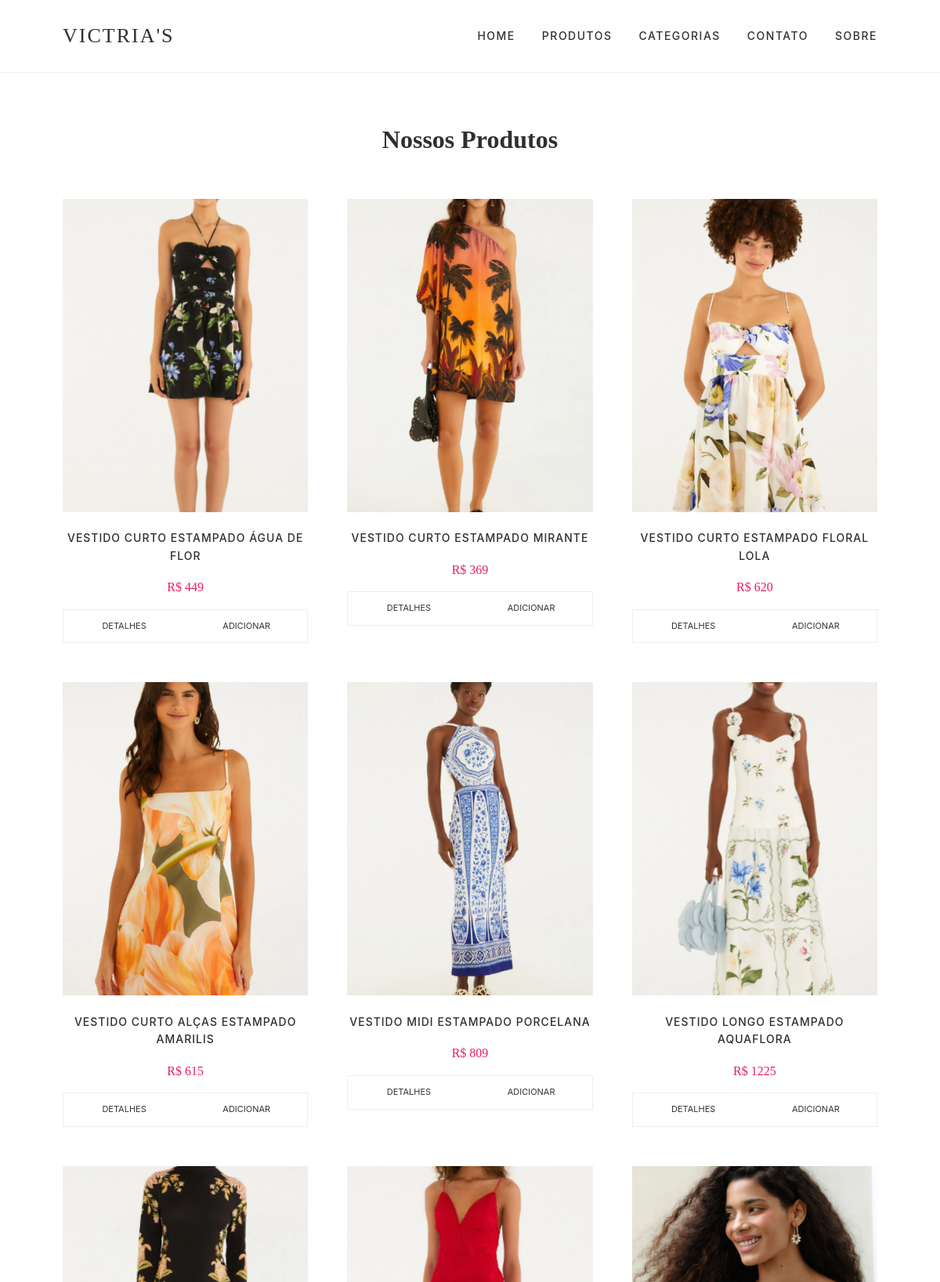
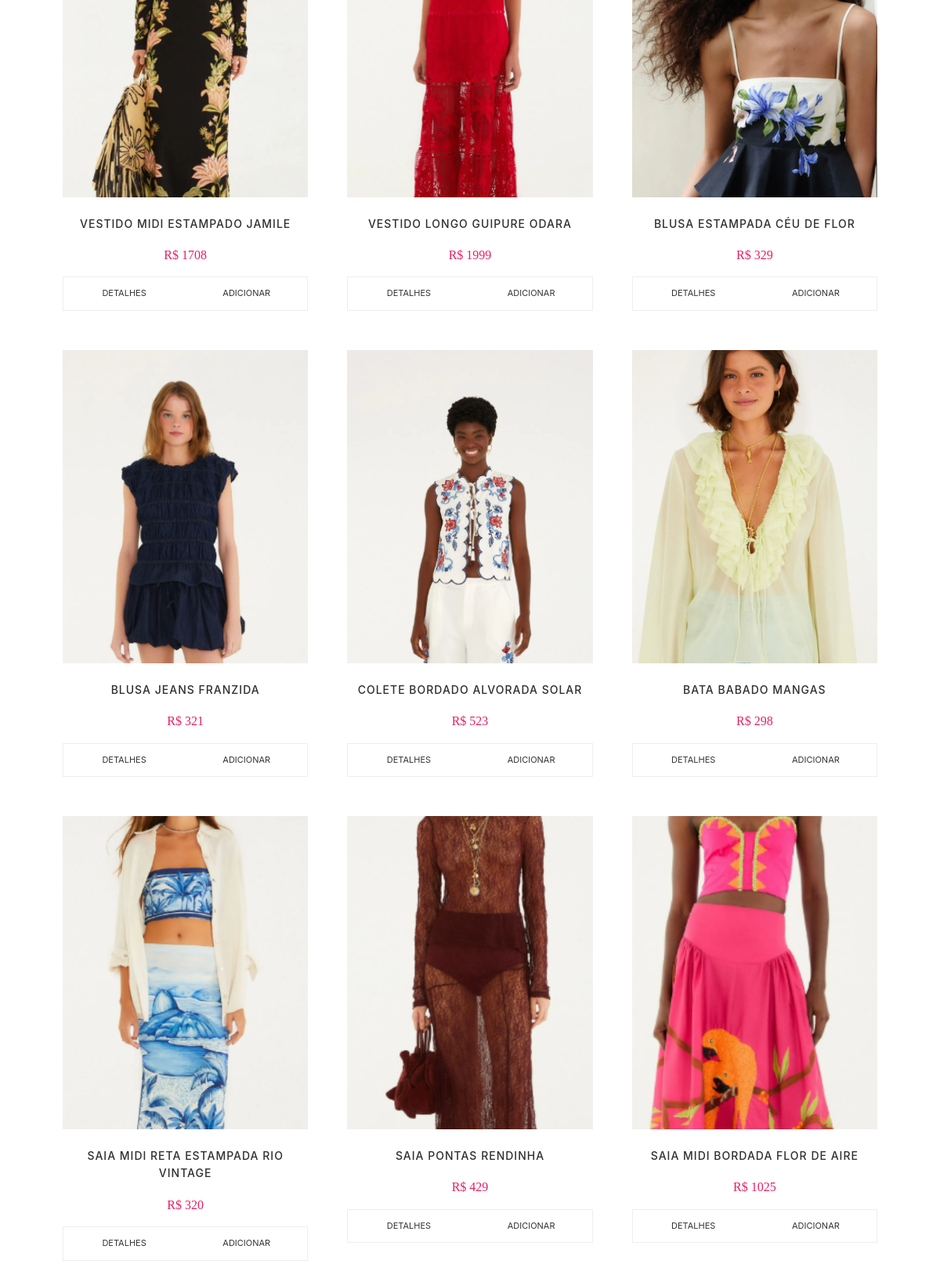
/produtos/, run on the app's committed database (2 pictures, top to bottom).
### lojaapp/models.py (models this page shows, shortened)
class Produto(models.Model):
    titulo = models.CharField(max_length=200)
    slug = models.SlugField(unique=True)
    categoria = models.ForeignKey(Categoria, on_delete=models.CASCADE)
    image = models.ImageField(upload_to="produtos", null=True, blank=True)
    preco_mercado = models.PositiveIntegerField()
    descricao = models.TextField()
    visualizacao = models.PositiveIntegerField(default=0)

### lojaapp/views.py (the view)
# urls.py: path("produtos/", ProdutoListView.as_view(), name="produtos"),
class ProdutoListView(ListView):
    model = Produto
    template_name = "produtos.html"
    context_object_name = "produtos"

### templates/produtos.html (shortened to what this page needs)
{% extends "base.html" %}
{% block content %}
<h1 style="text-align:center; margin: 60px 0 30px;">Nossos Produtos</h1>
<div class="grid-produtos">
    {% for produto in produtos %}
    <div class="produto-card">
        <a href="{% url 'lojaapp:produto_detalhe' produto.id %}">
            {% if produto.image %}
                <img src="{{ produto.image.url }}" alt="{{ produto.titulo }}">
            {% else %}
                <div style="height:400px; background:#eee; display:flex; align-items:center; justify-content:center; color: #888;">
                    Sem Foto
                </div>
            {% endif %}
        </a>
        <h3>{{ produto.titulo }}</h3>
        <p class="preco">R$ {{ produto.preco_mercado }}</p>
        <div class="botoes-card">
            <a href="{% url 'lojaapp:produto_detalhe' produto.id %}" class="btn-card">Detalhes</a>
            <a href="{% url 'lojaapp:add_carrinho' produto.id %}" class="btn-card">Adicionar</a>
        </div>
    </div>
    {% endfor %}
</div>
{% endblock %}

### static/css/style.css (style rules this page uses)
:root { --cor-principal: #e91e63; --cor-texto: #2f2f2f; --cor-fundo-suave: #fdfaf7; }
body { margin: 0; font-family: 'Playfair Display', serif; background: #fff; color: var(--cor-texto); line-height: 1.6; }
.grid-produtos { display: grid; grid-template-columns: repeat(auto-fit, minmax(280px, 1fr)); gap: 50px; padding: 20px 80px 80px; }
.produto-card { background: none; text-align: center; border-radius: 0; }
.produto-card img { width: 100%; height: 400px; object-fit: cover; border-radius: 0; transition: 0.5s ease; }
.produto-card h3 { font-family: 'Inter', sans-serif; font-size: 14px; text-transform: uppercase; letter-spacing: 1px; margin: 15px 0 5px; font-weight: 500; }
.produto-card p { font-size: 16px; color: var(--cor-principal); margin-bottom: 15px; }
.botoes-card { display: flex; gap: 1px; border: 1px solid #eee; }
.btn-card { flex: 1; padding: 12px; text-decoration: none; font-family: 'Inter', sans-serif; font-size: 11px; text-transform: uppercase; color: #333; background: #fff; transition: 0.3s; }
a { text-decoration: none; color: inherit; transition: 0.3s; }

### data on the page
Produto: image (picture), titulo "VESTIDO CURTO ESTAMPADO ÁGUA DE FLOR", preco_mercado "449"
Produto: image (picture), titulo "VESTIDO CURTO ESTAMPADO MIRANTE", preco_mercado "369"
Produto: image (picture), titulo "VESTIDO CURTO ESTAMPADO FLORAL LOLA", preco_mercado "620"
Produto: image (picture), titulo "VESTIDO CURTO ALÇAS ESTAMPADO AMARILIS", preco_mercado "615"
Produto: image (picture), titulo "VESTIDO MIDI ESTAMPADO PORCELANA", preco_mercado "809"
Produto: image (picture), titulo "VESTIDO LONGO ESTAMPADO AQUAFLORA", preco_mercado "1225"
Produto: image (picture), titulo "VESTIDO MIDI ESTAMPADO JAMILE", preco_mercado "1708"
Produto: image (picture), titulo "VESTIDO LONGO GUIPURE ODARA", preco_mercado "1999"
Produto: image (picture), titulo "BLUSA ESTAMPADA CÉU DE FLOR", preco_mercado "329"
Produto: image (picture), titulo "BLUSA JEANS FRANZIDA", preco_mercado "321"
Produto: image (picture), titulo "COLETE BORDADO ALVORADA SOLAR", preco_mercado "523"
Produto: image (picture), titulo "BATA BABADO MANGAS", preco_mercado "298"
Produto: image (picture), titulo "SAIA MIDI RETA ESTAMPADA RIO VINTAGE", preco_mercado "320"
Produto: image (picture), titulo "SAIA PONTAS RENDINHA", preco_mercado "429"
Produto: image (picture), titulo "SAIA MIDI BORDADA FLOR DE AIRE", preco_mercado "1025"
